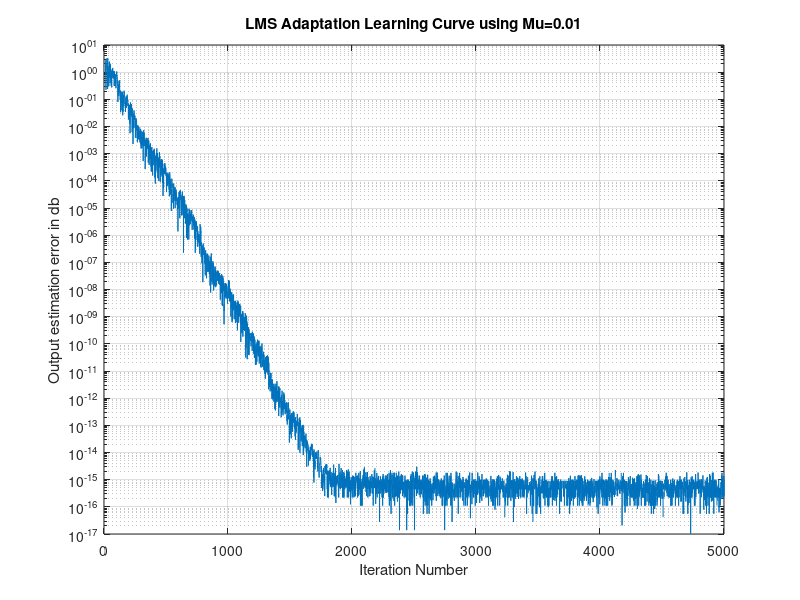

MATLAB code to generate this figure:
clear all;
close all;

randn('state', sum(100 * clock));   % Returns a matrix with pseudorandom values in normal distribution
rand('state', sum(100 * clock));    % Returns a matrix with pseudorandom values in uniform distribution

numpoints = 5000;                   % Sampling points
numtaps = 10;                       % No of filter coefficients
Mu = 0.01;

x = randn(numpoints,1) + i*randn(numpoints,1);   % Complex Random Input Signal
h = rand(numtaps,1);                                % filter transfer function
h = h / max(h);
d = filter(h, 1, x);                                 % digital filter with num coeff h and den coeff 1 and vector x

w = [];
y = [];
in = [];
e = [];

w = zeros(numtaps+1,1) + i*zeros(numtaps+1,1);       % initialize the w matrix

for n = numtaps+1 : numpoints
    in = x(n:-1:n-numtaps);
    y(n) = w' * in;
    e(n) = d(n) - y(n);                               % Calculates the error value
    w = w + Mu * ( real(e(n) * conj(in)) - i*imag(real(e(n) * conj(in))) );
end

figure(10);
semilogy(abs(e)); grid on;
title(['LMS Adaptation Learning Curve using Mu=', num2str(Mu)]);
xlabel('Iteration Number');
ylabel('Output estimation error in db');
